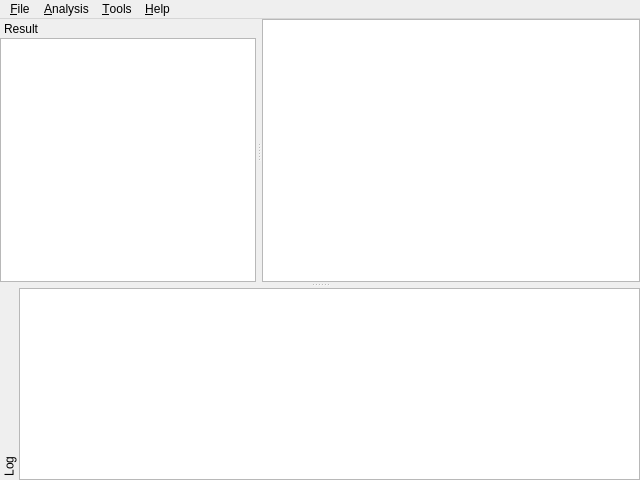
<?xml version="1.0" encoding="UTF-8"?>
<ui version="4.0">
 <class>MainWindow</class>
 <widget class="QMainWindow" name="MainWindow">
  <property name="geometry">
   <rect>
    <x>0</x>
    <y>0</y>
    <width>640</width>
    <height>480</height>
   </rect>
  </property>
  <property name="windowTitle">
   <string>MainWindow</string>
  </property>
  <widget class="QWidget" name="centralWidget">
   <layout class="QVBoxLayout" name="verticalLayout">
    <property name="leftMargin">
     <number>0</number>
    </property>
    <property name="topMargin">
     <number>0</number>
    </property>
    <property name="rightMargin">
     <number>0</number>
    </property>
    <property name="bottomMargin">
     <number>0</number>
    </property>
    <item>
     <widget class="QPlainTextEdit" name="plainTextEditDataViewer">
      <property name="readOnly">
       <bool>true</bool>
      </property>
     </widget>
    </item>
   </layout>
  </widget>
  <widget class="QMenuBar" name="menuBar">
   <property name="geometry">
    <rect>
     <x>0</x>
     <y>0</y>
     <width>640</width>
     <height>23</height>
    </rect>
   </property>
   <widget class="QMenu" name="menuFile">
    <property name="title">
     <string>&amp;File</string>
    </property>
    <addaction name="actionChangeDir"/>
    <addaction name="separator"/>
    <addaction name="actionExit"/>
   </widget>
   <widget class="QMenu" name="menuAnalysis">
    <property name="title">
     <string>&amp;Analysis</string>
    </property>
    <addaction name="actionSNPLDB"/>
    <addaction name="actionEigenGSC"/>
    <addaction name="actionAssociation"/>
   </widget>
   <widget class="QMenu" name="menuHelp">
    <property name="title">
     <string>&amp;Help</string>
    </property>
    <addaction name="actionContents"/>
    <addaction name="actionAbout"/>
   </widget>
   <widget class="QMenu" name="menuTools">
    <property name="title">
     <string>&amp;Tools</string>
    </property>
    <addaction name="actionGenotype"/>
    <addaction name="actionSummary"/>
   </widget>
   <addaction name="menuFile"/>
   <addaction name="menuAnalysis"/>
   <addaction name="menuTools"/>
   <addaction name="menuHelp"/>
  </widget>
  <widget class="QDockWidget" name="dockWidgetDataList">
   <property name="features">
    <set>QDockWidget::NoDockWidgetFeatures</set>
   </property>
   <property name="allowedAreas">
    <set>Qt::LeftDockWidgetArea</set>
   </property>
   <property name="windowTitle">
    <string>Result</string>
   </property>
   <attribute name="dockWidgetArea">
    <number>1</number>
   </attribute>
   <widget class="QWidget" name="dockWidgetContentsDataList">
    <layout class="QVBoxLayout" name="verticalLayout_2">
     <property name="leftMargin">
      <number>0</number>
     </property>
     <property name="topMargin">
      <number>0</number>
     </property>
     <property name="rightMargin">
      <number>0</number>
     </property>
     <property name="bottomMargin">
      <number>0</number>
     </property>
     <item>
      <widget class="QListWidget" name="listWidgetDataList"/>
     </item>
    </layout>
   </widget>
  </widget>
  <widget class="QDockWidget" name="dockWidgetLogViewer">
   <property name="features">
    <set>QDockWidget::DockWidgetVerticalTitleBar</set>
   </property>
   <property name="allowedAreas">
    <set>Qt::BottomDockWidgetArea</set>
   </property>
   <property name="windowTitle">
    <string>Log</string>
   </property>
   <attribute name="dockWidgetArea">
    <number>8</number>
   </attribute>
   <widget class="QWidget" name="dockWidgetContentsLogViewer">
    <layout class="QVBoxLayout" name="verticalLayout_3">
     <property name="leftMargin">
      <number>0</number>
     </property>
     <property name="topMargin">
      <number>0</number>
     </property>
     <property name="rightMargin">
      <number>0</number>
     </property>
     <property name="bottomMargin">
      <number>0</number>
     </property>
     <item>
      <widget class="QPlainTextEdit" name="plainTextEditLogViewer">
       <property name="readOnly">
        <bool>true</bool>
       </property>
      </widget>
     </item>
    </layout>
   </widget>
  </widget>
  <action name="actionContents">
   <property name="text">
    <string>&amp;Contents</string>
   </property>
   <property name="shortcut">
    <string>F1</string>
   </property>
  </action>
  <action name="actionAbout">
   <property name="text">
    <string>&amp;About RTM-GWAS...</string>
   </property>
  </action>
  <action name="actionExit">
   <property name="text">
    <string>&amp;Exit</string>
   </property>
   <property name="shortcut">
    <string>Ctrl+Q</string>
   </property>
  </action>
  <action name="actionSNPLDB">
   <property name="text">
    <string>&amp;SNPLDB...</string>
   </property>
   <property name="toolTip">
    <string>SNPLDB</string>
   </property>
  </action>
  <action name="actionEigenGSC">
   <property name="text">
    <string>&amp;Eigen GSC...</string>
   </property>
  </action>
  <action name="actionAssociation">
   <property name="text">
    <string>&amp;Association...</string>
   </property>
  </action>
  <action name="actionSummary">
   <property name="text">
    <string>&amp;Summary...</string>
   </property>
  </action>
  <action name="actionChangeDir">
   <property name="text">
    <string>&amp;Change Dir...</string>
   </property>
  </action>
  <action name="actionGenotype">
   <property name="text">
    <string>&amp;Genotype...</string>
   </property>
  </action>
 </widget>
 <layoutdefault spacing="6" margin="11"/>
 <tabstops>
  <tabstop>plainTextEditDataViewer</tabstop>
  <tabstop>listWidgetDataList</tabstop>
  <tabstop>plainTextEditLogViewer</tabstop>
 </tabstops>
 <resources/>
 <connections>
  <connection>
   <sender>actionExit</sender>
   <signal>triggered()</signal>
   <receiver>MainWindow</receiver>
   <slot>close()</slot>
   <hints>
    <hint type="sourcelabel">
     <x>-1</x>
     <y>-1</y>
    </hint>
    <hint type="destinationlabel">
     <x>199</x>
     <y>149</y>
    </hint>
   </hints>
  </connection>
 </connections>
</ui>
